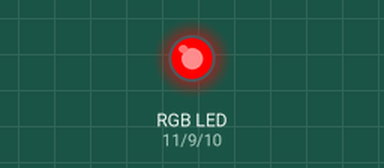
This sketch was run on a simulated Arduino Uno, built with avr-gcc and run on an emulated ATmega328P. Parts: an RGB LED mixed from three pins (HIGH = lit). Dim RGB values are drawn brighter than linear.

Above: at 5.25 s.
At 7.05 s:
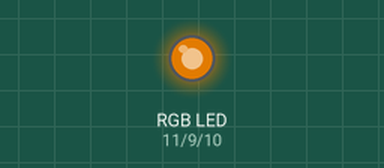
At 8.85 s:
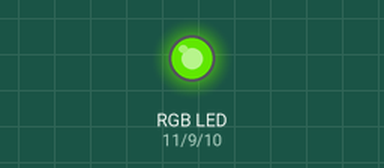
At 12.45 s:
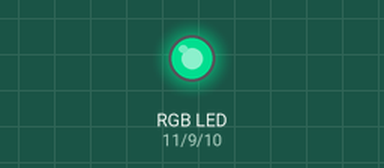
At 16.05 s:
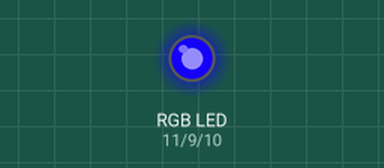
At 19.75 s:
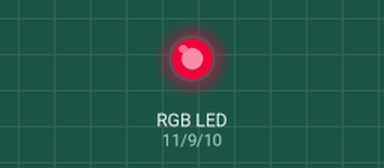
Timing chart, 0 to 25.5 s (numbered marks = the images above):
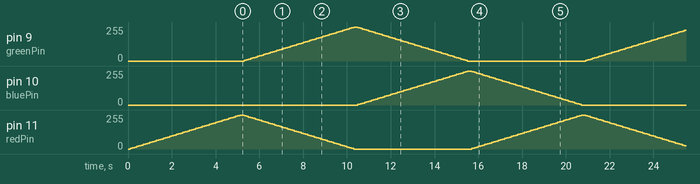

The sketch:

RGBLed.ino
```cpp
int redPin = 11;
int greenPin = 9;
int bluePin = 10;

int const MAX_BRIGHTNESS = 255;

void setup() {
  Serial.begin(9600);
  pinMode(redPin, OUTPUT);
  pinMode(greenPin, OUTPUT);
  pinMode(bluePin, OUTPUT);

  // a. Initialize
  analogWrite(redPin, 0);
  analogWrite(greenPin, 0);
  analogWrite(bluePin, 0);

  // b. Increase the brightness of R from 0 to 100% in steps.
  for(int value=0; value<=MAX_BRIGHTNESS; value +=5) {
    analogWrite(redPin, value);
    delay(100);
  }
}

void loop() {
  // c.
  for(int value=MAX_BRIGHTNESS; value>=0; value -=5) {
    analogWrite(redPin, value);
    analogWrite(greenPin, MAX_BRIGHTNESS-value);
    delay(100);
  }

  // d.
  for(int value=MAX_BRIGHTNESS; value>=0; value -=5) {
    analogWrite(greenPin, value);
    analogWrite(bluePin, MAX_BRIGHTNESS-value);
    delay(100);
  }

  // e.
  for(int value=MAX_BRIGHTNESS; value>=0; value -=5) {
    analogWrite(bluePin, value);
    analogWrite(redPin, MAX_BRIGHTNESS-value);
    delay(100);
  }
}
```
